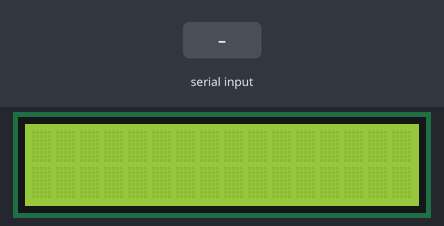
Recording of a sketch running on a simulated Arduino Uno, built with avr-gcc and run on an emulated ATmega328P. Parts: 16×2 character LCD. The test bench sets the inputs (shaded band). What the sketch prints to the serial monitor is not drawn.

Above: at 1.2 s.
1.3 s: "1" received over Serial
At 2.8 s:
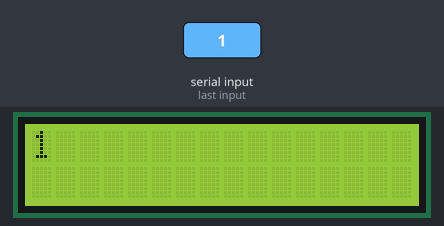
3.8 s: "0" received over Serial
At 5.9 s:
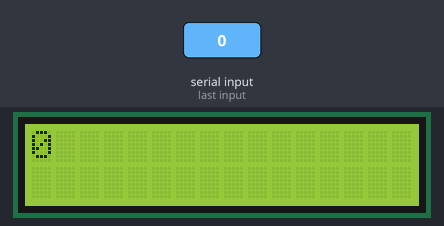
6.3 s: "2" received over Serial
At 7.8 s:
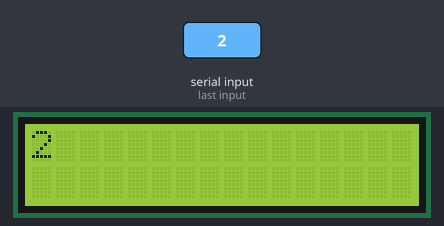
Timing chart, 0 to 9.3 s (numbered marks = the images above; inputs shaded):
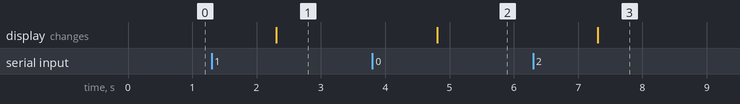

The sketch:

LCDdisplay-serial.ino
```cpp
// include the library code:
#include <LiquidCrystal.h>


// initialize the library with the numbers of the interface pins
LiquidCrystal lcd(7, 8, 9, 10, 11, 12);
void setup() {
  lcd.begin(16, 2);
  // put your setup code here, to run once:
  Serial.begin(9600);
  Serial.println("inserisci una stringa di massimo 16 caratteri");
}

void loop() {
  // put your main code here, to run repeatedly:
  if (Serial.available()) {
    String stringa = Serial.readString();
    Serial.println(stringa);
     lcd.setCursor(0, 0);
    lcd.print("                ");
    lcd.setCursor(0, 0);
    lcd.print("                ");
    //lcd.clear();
    lcd.setCursor(0, 0);
    lcd.print(stringa);
  }

 // lcd.setCursor(0, 1);
  // print the number of seconds since reset:
 // lcd.print(millis() / 1000);
}
```

Measured:
- after the input at 1.3 s, the display: changes after 1.0 s (image 1)
- after the input at 3.8 s, the display: changes after 1.0 s (image 2)
- after the input at 6.3 s, the display: changes after 1.0 s (image 3)
